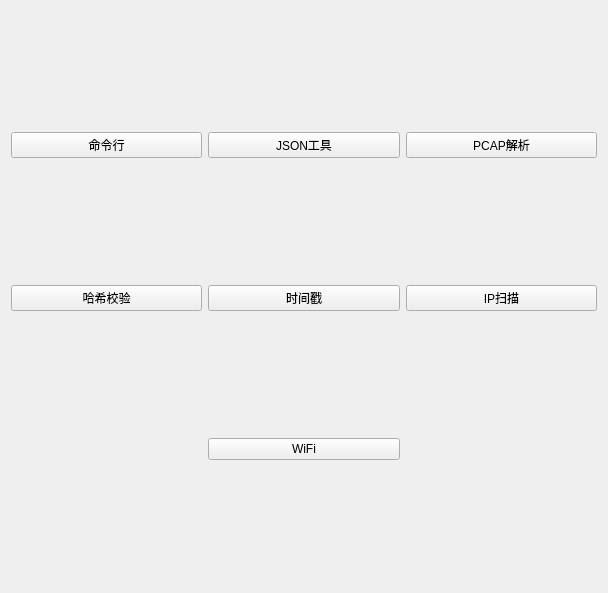
                <widget class="QWidget" name="toolsScrollContent">
                 <property name="geometry">
                  <rect>
                   <x>0</x>
                   <y>0</y>
                   <width>608</width>
                   <height>593</height>
                  </rect>
                 </property>
                 <layout class="QGridLayout" name="gridLayout_tools">
                  <property name="spacing">
                   <number>6</number>
                  </property>
                  <item row="0" column="1">
                   <widget class="QPushButton" name="jsonToolBtn">
                    <property name="toolTip">
                     <string>JSON 格式化/压缩 + 差异对比</string>
                    </property>
                    <property name="text">
                     <string>JSON工具</string>
                    </property>
                   </widget>
                  </item>
                  <item row="2" column="1">
                   <widget class="QPushButton" name="wifiBtn">
                    <property name="toolTip">
                     <string>查看本机已保存的 WiFi 及密码</string>
                    </property>
                    <property name="text">
                     <string>WiFi</string>
                    </property>
                   </widget>
                  </item>
                  <item row="0" column="0">
                   <widget class="QPushButton" name="cmdBtn">
                    <property name="toolTip">
                     <string>打开系统 PowerShell（Windows）/ 终端（macOS, Linux）</string>
                    </property>
                    <property name="text">
                     <string>命令行</string>
                    </property>
                   </widget>
                  </item>
                  <item row="1" column="1">
                   <widget class="QPushButton" name="timestampBtn">
                    <property name="toolTip">
                     <string>Unix 时间戳 ↔ 北京时间 互转</string>
                    </property>
                    <property name="text">
                     <string>时间戳</string>
                    </property>
                   </widget>
                  </item>
                  <item row="0" column="3">
                   <widget class="QPushButton" name="pcapParserBtn">
                    <property name="toolTip">
                     <string>PCAP 抓包文件解析，类 Charles 展示 HTTP/HTTPS/DNS 请求</string>
                    </property>
                    <property name="text">
                     <string>PCAP解析</string>
                    </property>
                   </widget>
                  </item>
                  <item row="1" column="0">
                   <widget class="QPushButton" name="md5Btn">
                    <property name="toolTip">
                     <string>文件 MD5 / SHA1 / SHA256 校验（拖入文件即可）</string>
                    </property>
                    <property name="text">
                     <string>哈希校验</string>
                    </property>
                   </widget>
                  </item>
                  <item row="1" column="3">
                   <widget class="QPushButton" name="ipScanBtn">
                    <property name="toolTip">
                     <string>扫描当前局域网内所有在线 IP 设备</string>
                    </property>
                    <property name="text">
                     <string>IP扫描</string>
                    </property>
                   </widget>
                  </item>
                 </layout>
                </widget>
